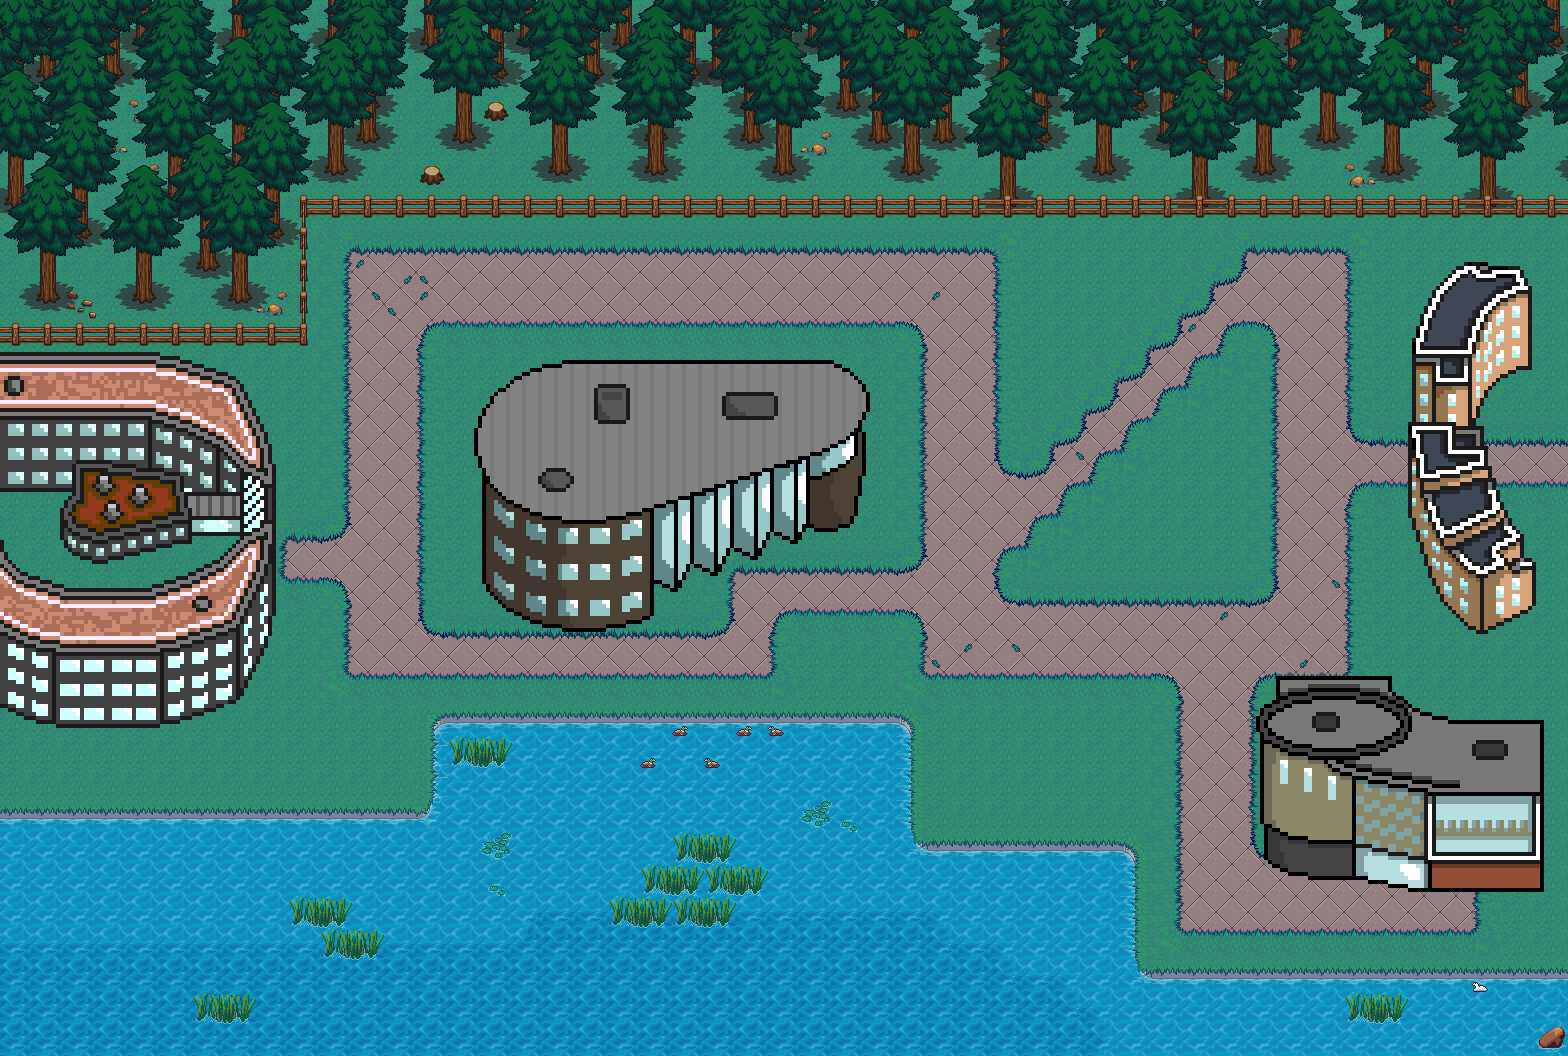

This is a level from a 2D game, rendered from its Tiled map with the project's own tilesets. A one-line summary and the map file follow, with tile-layer data summarised:
An orthogonal 49x33 tile map with 32x32 px tiles, 16 tile layers (Grass, Path, Lake, Lake Objects, ...), 8 tilesets.

<map version="1.10" tiledversion="1.10.2" orientation="orthogonal" renderorder="right-down" width="49" height="33" tilewidth="32" tileheight="32" infinite="0" nextlayerid="27" nextobjectid="1">
 <tileset firstgid="1" source="Trees.tsx" />
 <tileset firstgid="115" source="outside.tsx" />
 <tileset firstgid="475" source="waterfowl.tsx" />
 <tileset firstgid="479" source="Fence.tsx" />
 <tileset firstgid="497" source="Building-Piazza.tsx" />
 <tileset firstgid="567" source="Building-Langwith.tsx" />
 <tileset firstgid="707" source="Building-RonCookeHub.tsx" />
 <tileset firstgid="861" source="Building-CompSci.tsx" />
 <layer id="17" name="Grass" width="49" height="33">
  <data>[1617 cells, 1617 non-empty, 1 distinct tile ids]</data>
 </layer>
 <layer id="26" name="Path" width="49" height="33">
  <data>[1617 cells, 419 non-empty, 16 distinct tile ids]</data>
 </layer>
 <layer id="2" name="Lake" width="49" height="33">
  <data>[1617 cells, 368 non-empty, 19 distinct tile ids]</data>
 </layer>
 <layer id="9" name="Lake Objects" width="49" height="33">
  <data>[1617 cells, 31 non-empty, 7 distinct tile ids]</data>
 </layer>
 <layer id="19" name="BUILDINGS" width="49" height="33">
  <data>[1617 cells, 325 non-empty, 325 distinct tile ids]</data>
 </layer>
 <layer id="20" name="Building Upper" width="49" height="33">
  <data>[1617 cells, 0 non-empty, 0 distinct tile ids]</data>
 </layer>
 <layer id="13" name="Trees Back 3" width="49" height="33">
  <data>[1617 cells, 106 non-empty, 9 distinct tile ids]</data>
 </layer>
 <layer id="14" name="Trees Back 2" width="49" height="33">
  <data>[1617 cells, 116 non-empty, 11 distinct tile ids]</data>
 </layer>
 <layer id="5" name="Trees Back" width="49" height="33">
  <data>[1617 cells, 191 non-empty, 15 distinct tile ids]</data>
 </layer>
 <layer id="6" name="Trees Mid" width="49" height="33">
  <data>[1617 cells, 215 non-empty, 15 distinct tile ids]</data>
 </layer>
 <layer id="3" name="Trees Fore" width="49" height="33">
  <data>[1617 cells, 130 non-empty, 15 distinct tile ids]</data>
 </layer>
 <layer id="11" name="Ground rubble" width="49" height="33">
  <data>[1617 cells, 9 non-empty, 3 distinct tile ids]</data>
 </layer>
 <layer id="22" name="Tree Fore 1" width="49" height="33">
  <data>[1617 cells, 45 non-empty, 15 distinct tile ids]</data>
 </layer>
 <layer id="23" name="Tree Fore 2" width="49" height="33">
  <data>[1617 cells, 30 non-empty, 15 distinct tile ids]</data>
 </layer>
 <layer id="25" name="Tree Fore 3" width="49" height="33">
  <data>[1617 cells, 30 non-empty, 15 distinct tile ids]</data>
 </layer>
 <layer id="15" name="Fence" width="49" height="33">
  <data>[1617 cells, 53 non-empty, 4 distinct tile ids]</data>
 </layer>
</map>
